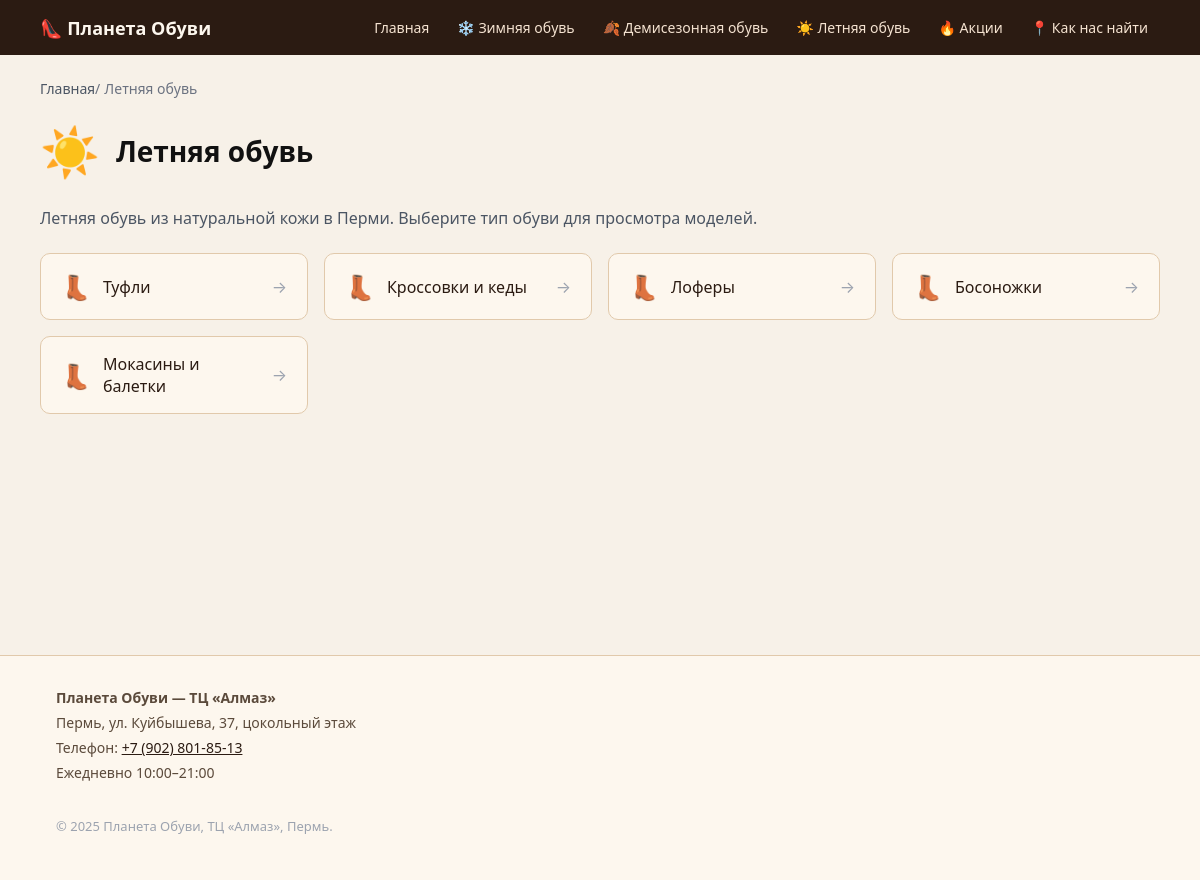
The app's page /category/letnyaya with its own data.
### app/models.py (models this page shows)
class Category(Base):
    __tablename__ = "categories"
    id = Column(Integer, primary_key=True, index=True)
    name = Column(String(255), nullable=False)
    slug = Column(String(255), unique=True, nullable=False, index=True)
    icon = Column(String(32), nullable=True)  # emoji или иконка
    sort_order = Column(Integer, default=0, nullable=False)
    subcategories = relationship("Subcategory", back_populates="category", order_by="Subcategory.sort_order")

class Subcategory(Base):
    __tablename__ = "subcategories"
    id = Column(Integer, primary_key=True, index=True)
    name = Column(String(255), nullable=False)
    slug = Column(String(255), nullable=False, index=True)
    sort_order = Column(Integer, default=0, nullable=False)
    category_id = Column(Integer, ForeignKey("categories.id"), nullable=False)
    category = relationship("Category", back_populates="subcategories")
    products = relationship("Product", back_populates="subcategory", order_by="Product.created_at.desc()")

### app/main.py (the view)
@app.get("/category/{slug}", response_class=HTMLResponse)
def read_category(slug: str, request: Request, db: Session = Depends(get_db)) -> HTMLResponse:
    category = (
        db.query(Category)
        .options(joinedload(Category.subcategories))
        .filter(Category.slug == slug)
        .first()
    )
    if category is None:
        categories = db.query(Category).options(joinedload(Category.subcategories)).order_by(Category.sort_order).all()
        return templates.TemplateResponse(
            "index.html",
            {
                "request": request,
                "categories": categories,
                "featured_products": [],
                "new_products": [],
                "page_title": "Категория не найдена — ТЦ «Алмаз»",
            },
            status_code=404,
        )
    all_categories = db.query(Category).options(joinedload(Category.subcategories)).order_by(Category.sort_order).all()
    breadcrumbs = [
        {"name": "Главная", "url": "/"},
        {"name": category.name, "url": f"/category/{category.slug}"},
    ]
    return templates.TemplateResponse(
        "category.html",
        {
            "request": request,
            "categories": all_categories,
            "category": category,
            "breadcrumbs": breadcrumbs,
            "page_title": f"{category.name} из кожи — купить в Перми | ТЦ «Алмаз»",
            "meta_description": f"{category.name} из натуральной кожи в Перми. Большой выбор моделей в ТЦ «Алмаз». Примерка на месте.",
        },
    )

### app/templates/category.html (shortened to what this page needs)
{% extends "base.html" %}
{% block content %}
<nav class="breadcrumbs" aria-label="Хлебные крошки">
  <ol itemscope itemtype="https://schema.org/BreadcrumbList">
    {% for bc in breadcrumbs %}
    <li itemprop="itemListElement" itemscope itemtype="https://schema.org/ListItem">
      {% if loop.last %}
        <span itemprop="name">{{ bc.name }}</span>
      {% else %}
        <a href="{{ bc.url }}" itemprop="item"><span itemprop="name">{{ bc.name }}</span></a> /
      {% endif %}
    </li>
    {% endfor %}
  </ol>
</nav>
<section class="category-page">
  <header class="category-header">
    <span class="category-header-icon">{{ category.icon }}</span>
    <h1>{{ category.name }}</h1>
  </header>
  <p class="category-intro">
    {{ category.name }} из натуральной кожи в Перми. Выберите тип обуви для просмотра моделей.
  </p>
  <div class="subcategory-grid" itemscope itemtype="https://schema.org/ItemList">
    {% for subcat in category.subcategories %}
    <a
      href="/{{ category.slug }}/{{ subcat.slug }}"
      class="subcategory-card"
      itemprop="itemListElement"
      itemscope
      itemtype="https://schema.org/ListItem"
    >
      <span class="subcategory-icon">👢</span>
      <span class="subcategory-name" itemprop="name">{{ subcat.name }}</span>
      <span class="subcategory-arrow">→</span>
    </a>
    {% endfor %}
  </div>
</section>
{% endblock %}

### app/templates/base.html (shortened to what this page needs)
<!DOCTYPE html>
<html lang="ru">
  <head>
    <link rel="stylesheet" href="{{ url_for('static', path='/style.css') }}" />
  </head>
  <body>
    <header class="header">
      <div class="container header-inner">
        <div class="logo">
          <a href="/">👠 Планета Обуви</a>
        </div>
        <nav class="nav">
          <a href="/" class="nav-link">Главная</a>
          {% if categories is defined %}
            {% for cat in categories %}
            <div class="nav-dropdown">
              <a href="/category/{{ cat.slug }}" class="nav-link nav-link-dropdown">
                {{ cat.icon }} {{ cat.name }}
              </a>
            </div>
            {% endfor %}
          {% endif %}
          <a href="/promotions" class="nav-link">🔥 Акции</a>
          <a href="/map" class="nav-link">📍 Как нас найти</a>
        </nav>
      </div>
    </header>
    <main class="main container">
      {% block content %}{% endblock %}
    </main>
    <footer class="footer" itemscope itemtype="https://schema.org/LocalBusiness">
      <div class="container footer-inner">
        <div class="footer-info">
          <p itemprop="name"><strong>Планета Обуви — ТЦ «Алмаз»</strong></p>
          <p itemprop="address" itemscope itemtype="https://schema.org/PostalAddress">
            <span itemprop="addressLocality">Пермь</span>,
            <span itemprop="streetAddress">ул. Куйбышева, 37, цокольный этаж</span>
          </p>
          <p>Телефон: <a href="tel:+79028018513" itemprop="telephone">+7 (902) 801-85-13</a></p>
          <p itemprop="openingHours" content="Mo-Su 10:00-21:00">Ежедневно 10:00–21:00</p>
        </div>
        <p class="footer-copy">&copy; 2025 Планета Обуви, ТЦ «Алмаз», Пермь.</p>
      </div>
    </footer>
  </body>
</html>

### static/style.css (style rules this page uses)
* { box-sizing: border-box; }
body { margin: 0; font-family: system-ui, -apple-system, BlinkMacSystemFont, "Segoe UI", sans-serif; color: #111111; background-color: #f7f1e8; }
a { color: #2b1b12; }
.container { max-width: 1120px; margin: 0 auto; padding: 0 16px; }
.header { background-color: #2b1b12; color: #fdf7ee; position: sticky; top: 0; z-index: 100; }
.header-inner { display: flex; align-items: center; justify-content: space-between; padding: 12px 0; gap: 16px; }
.logo a { color: #fdf7ee; text-decoration: none; font-weight: 600; font-size: 18px; }
.nav { display: flex; gap: 4px; flex-wrap: wrap; align-items: center; }
.nav-link { color: #f5e3d1; text-decoration: none; font-size: 14px; padding: 6px 12px; border-radius: 6px; transition: background-color 0.15s ease, color 0.15s ease; }
.nav-dropdown { position: relative; }
.nav-link-dropdown { display: inline-flex; align-items: center; gap: 4px; }
.main { padding: 24px 0 48px; min-height: calc(100vh - 200px); }
.category-page, .subcategory-page { margin-bottom: 32px; }
.category-header, .subcategory-header { margin-bottom: 24px; }
.category-header { display: flex; align-items: center; gap: 16px; }
.category-header-icon { font-size: 48px; }
.category-header h1, .subcategory-header h1 { font-size: 28px; margin: 0; }
.category-intro { color: #4b5563; margin-bottom: 24px; }
.subcategory-grid { display: grid; grid-template-columns: repeat(auto-fit, minmax(220px, 1fr)); gap: 16px; }
.subcategory-card { display: flex; align-items: center; gap: 12px; padding: 16px 20px; background-color: #fdf7ee; border-radius: 10px; border: 1px solid #e1c9ab; text-decoration: none; color: #2b1b12; transition: all 0.2s ease; }
.subcategory-icon { font-size: 24px; }
.subcategory-name { flex: 1; font-weight: 500; }
.subcategory-arrow { color: #9ca3af; transition: transform 0.2s ease; }
.breadcrumbs { font-size: 14px; margin-bottom: 20px; color: #6b7280; }
.breadcrumbs ol { list-style: none; display: flex; flex-wrap: wrap; gap: 4px; padding: 0; margin: 0; }
.breadcrumbs li { display: flex; align-items: center; }
.breadcrumbs a { color: #4b5563; text-decoration: none; }
.footer { border-top: 1px solid #e1c9ab; padding: 32px 0; font-size: 14px; color: #5b4a3b; background-color: #fdf7ee; }
.footer-inner { display: flex; flex-direction: column; gap: 16px; }
.footer-info p { margin: 0 0 6px; }
.footer-info a { color: #2b1b12; font-weight: 500; }
.footer-copy { color: #9ca3af; font-size: 13px; }

### records on screen
Category: icon "❄️", name "Зимняя обувь"
Category: icon "🍂", name "Демисезонная обувь"
Category: icon "☀️", name "Летняя обувь"
Subcategory: name "Летняя обувь", name "Туфли"
Subcategory: name "Кроссовки и кеды"
Subcategory: name "Лоферы"
Subcategory: name "Босоножки"
Subcategory: name "Мокасины и балетки"

### other values on screen
{{ bc.name }} "Главная"
